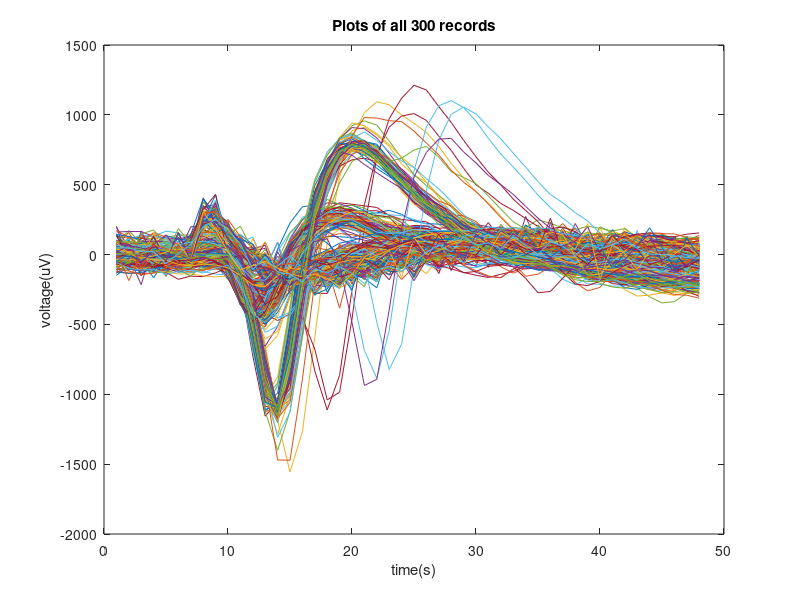
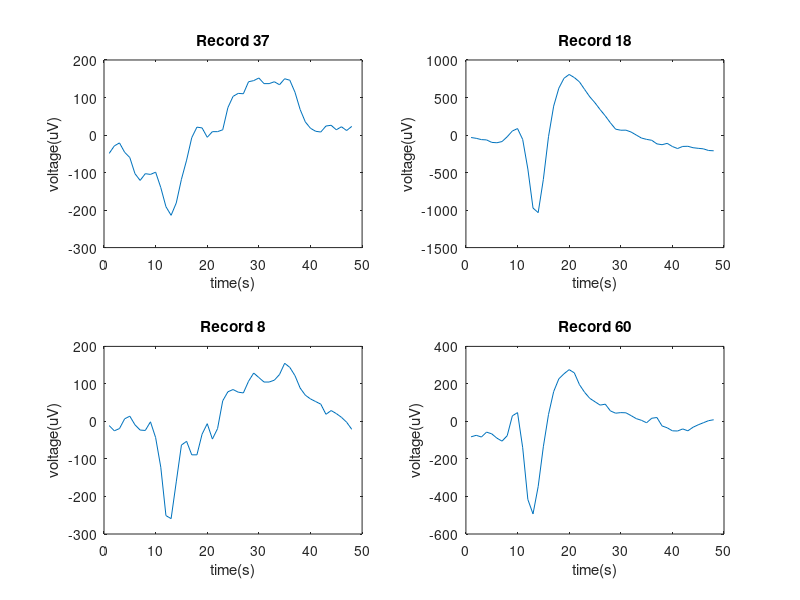

These figures' MATLAB source, in order: (Note: this script raises an error after producing the figures.)
%% BME6717 Dataset 2 Spike Sorting with SVD

% In NeuronData.mat are 300 records of recordings from an electrode implanted in motor cortex of an 
% animal. The data have been aligned in time using a thresholding algorithm and the records have been 
% trimmed to include only a 48 sample time window around the detected peaks (action potentials) from 
% the time series record. This electrode records noise and action potentials from many different neurons 
% simultaneously.
% 1) Use SVD and/or PCA to analyze the dataset.
% 2) Estimate how many neurons are being recorded from the electrode and classify each observation.


%% IMPORTING DATA

SpikeData = importdata('NeuronData.mat');

%% PLOTTING
%%
%all records from raw data
figure(1)
plot(SpikeData')
xlabel('time(s)')
ylabel('voltage(uV)')
title('Plots of all 300 records')
%%
%plots of 6 random records of electrode recording
figure(2)
selection=randi(300,1,4);
for i=1:length(selection)
    hold on
    j=selection(i);
    subplot(2,2,i)
    plot(SpikeData(j,:))
    xlabel('time(s)')
    ylabel('voltage(uV)')
    title(['Record ' num2str(j)])
end
sgtitle('Plots of 4 random records of electrode recordings')
%% NOISE REMOVAL - PCA

%computing PCA
[coeff, score, ~,...
    ~, explained,mu] = pca(SpikeData);
%mu - column means
%explained varainces by each principal component
%%
%bar plot explained variance from data
figure(3)
subplot(211)
bar(explained)
xlabel('Prinicpal Component')
ylabel('percentage variance eplained')
title('Explained variances of each Principal Component')

subplot(212)
b=bar(explained(1:10));
xlabel('Prinicpal Component')
ylabel('percentage variance eplained')
title('Explained variances of first 10 Principal Components')
xtips1 = b.XEndPoints;
ytips1 = b.YEndPoints;
labels1 = string(b.YData);
text(xtips1,ytips1,labels1,'HorizontalAlignment','center',...
    'VerticalAlignment','bottom')

%%
%Reconstructing from first 1-4 Principal Components
for n=1:4
    SpikeData_new{n} = score(:,1:n) * coeff(:,1:n)' + mu;
end

%%
% Plotting 4 random signals for each reconstructed dataset
figure(2)
for n=1:4
    SpikeData_0=SpikeData_new{n};
    for i=1:length(selection)
        hold on
        j=selection(i);
        subplot(2,2,i)
        plot(SpikeData_0(j,:))
        xlabel('time(s)')
        ylabel('voltage(uV)')
        title(['Record ' num2str(j)])
    end
end
sgtitle('Plots of 4 random records of electrode recordings')
legend('Original signal','1 PC','2 PC','3 PC','4 PC')
%%
% Plotting reconstructed dataset
figure(4)
plot(SpikeData_new{2}')
xlabel('time(s)')
ylabel('voltage(uV)')
title('Plots of all 300 records')
subtitle('after Singular Value Decomposition with 2 PC')

%% Results
% Visualizing Clusters
for n=1:4
    SpikeData_0=SpikeData_new{n};
    [coeff, score, latent,...
        tsquared, explained,mu] = pca(SpikeData_0);
    id=kmeans(SpikeData_0,3);

    figure(5)
    sgtitle("Neuron Clusters For All 300 Records")

    subplot(2,2,n)
    hold on
    plot(SpikeData_0(id==1,:)','r')
    plot(mean(SpikeData_0(id==1,:),1),'k',"LineWidth",1.8)
    plot(SpikeData_0(id==2,:)','g')
    plot(mean(SpikeData_0(id==2,:),1),'k',"LineWidth",1.8)
    plot(SpikeData_0(id==3,:)','b')
    plot(mean(SpikeData_0(id==3,:),1),'k',"LineWidth",1.8)

    title(['All Records Using ' ,num2str(n),' Principal Components'])
    xlabel('time(s)')
    ylabel('voltage(uV)')

    figure(6)
    sgtitle("PC 1 vs PC 2 for Reconstructed Dataset")
    subplot(2,2,n)
    gscatter(score(:,1),score(:,2),id)
    xlabel('PC 1'); ylabel('PC 2')
    title(['Using ',num2str(n),' Principal Components'])
    lgnd = legend("1","2","3"); title(lgnd,"Neuron");
end
